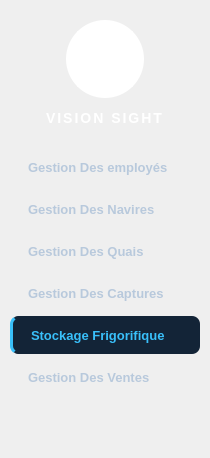
     <widget class="QFrame" name="sidebarFrame">
      <property name="minimumSize">
       <size>
        <width>210</width>
        <height>0</height>
       </size>
      </property>
      <property name="maximumSize">
       <size>
        <width>210</width>
        <height>16777215</height>
       </size>
      </property>
      <property name="styleSheet">
       <string notr="true">QFrame#sidebarFrame {
    background: #0f1922;
    border: none;
    border-top-right-radius: 0px;
    border-bottom-right-radius: 0px;
}
QFrame#sidebarFrame &gt; QWidget {
    background: transparent;
}</string>
      </property>
      <property name="frameShape">
       <enum>QFrame::Shape::NoFrame</enum>
      </property>
      <layout class="QVBoxLayout" name="sidebarLayout">
       <property name="spacing">
        <number>0</number>
       </property>
       <property name="leftMargin">
        <number>0</number>
       </property>
       <property name="topMargin">
        <number>20</number>
       </property>
       <property name="rightMargin">
        <number>0</number>
       </property>
       <property name="bottomMargin">
        <number>20</number>
       </property>
       <item>
        <widget class="QWidget" name="brandContainer" native="true">
         <property name="styleSheet">
          <string notr="true">QWidget {
    background: transparent;
}</string>
         </property>
         <layout class="QVBoxLayout" name="brandLayout">
          <property name="spacing">
           <number>12</number>
          </property>
          <property name="leftMargin">
           <number>0</number>
          </property>
          <property name="topMargin">
           <number>0</number>
          </property>
          <property name="rightMargin">
           <number>0</number>
          </property>
          <property name="bottomMargin">
           <number>0</number>
          </property>
          <item alignment="Qt::AlignmentFlag::AlignHCenter">
           <widget class="QLabel" name="logoLabel">
            <property name="minimumSize">
             <size>
              <width>78</width>
              <height>78</height>
             </size>
            </property>
            <property name="maximumSize">
             <size>
              <width>78</width>
              <height>78</height>
             </size>
            </property>
            <property name="styleSheet">
             <string notr="true">QLabel#logoLabel {
    background: #ffffff;
    color: #0f1922;
    border: 2px solid #ffffff;
    border-radius: 39px;
    padding: 0px;
}</string>
            </property>
            <property name="text">
             <string/>
            </property>
            <property name="pixmap">
             <pixmap resource="../resources/resources.qrc">:/vision_sight.png</pixmap>
            </property>
            <property name="scaledContents">
             <bool>true</bool>
            </property>
            <property name="alignment">
             <set>Qt::AlignmentFlag::AlignCenter</set>
            </property>
           </widget>
          </item>
          <item alignment="Qt::AlignmentFlag::AlignHCenter">
           <widget class="QLabel" name="brandLabel">
            <property name="styleSheet">
             <string notr="true">QLabel#brandLabel {
    color: #ffffff;
    font-size: 14px;
    font-weight: 800;
    letter-spacing: 2px;
    background: transparent;
}</string>
            </property>
            <property name="text">
             <string>VISION SIGHT</string>
            </property>
            <property name="alignment">
             <set>Qt::AlignmentFlag::AlignCenter</set>
            </property>
           </widget>
          </item>
         </layout>
        </widget>
       </item>
       <item>
        <spacer name="verticalSpacer_sidebar_top">
         <property name="orientation">
          <enum>Qt::Orientation::Vertical</enum>
         </property>
         <property name="sizeType">
          <enum>QSizePolicy::Policy::Fixed</enum>
         </property>
         <property name="sizeHint" stdset="0">
          <size>
           <width>20</width>
           <height>20</height>
          </size>
         </property>
        </spacer>
       </item>
       <item>
        <widget class="QPushButton" name="btnGestionEmployes">
         <property name="minimumSize">
          <size>
           <width>0</width>
           <height>42</height>
          </size>
         </property>
         <property name="cursor">
          <cursorShape>PointingHandCursor</cursorShape>
         </property>
         <property name="styleSheet">
          <string notr="true">QPushButton {
    text-align: left;
    padding-left: 18px;
    color: #b8c9dc;
    background: transparent;
    border: none;
    border-radius: 8px;
    font-size: 13px;
    font-weight: 500;
    margin: 2px 10px;
}
QPushButton:hover {
    background: #132437;
    color: #39c0fa;
    border: none;
    font-weight: 600;
}
QPushButton:pressed {
    background: #1a2f45;
}</string>
         </property>
         <property name="text">
          <string>Gestion Des employés</string>
         </property>
         <property name="flat">
          <bool>true</bool>
         </property>
        </widget>
       </item>
       <item>
        <widget class="QPushButton" name="btnGestionNavires">
         <property name="minimumSize">
          <size>
           <width>0</width>
           <height>42</height>
          </size>
         </property>
         <property name="cursor">
          <cursorShape>PointingHandCursor</cursorShape>
         </property>
         <property name="styleSheet">
          <string notr="true">QPushButton {
    text-align: left;
    padding-left: 18px;
    color: #b8c9dc;
    background: transparent;
    border: none;
    border-radius: 8px;
    font-size: 13px;
    font-weight: 500;
    margin: 2px 10px;
}
QPushButton:hover {
    background: #132437;
    color: #39c0fa;
    border: none;
    font-weight: 600;
}
QPushButton:pressed {
    background: #1a2f45;
}</string>
         </property>
         <property name="text">
          <string>Gestion Des Navires</string>
         </property>
         <property name="flat">
          <bool>true</bool>
         </property>
        </widget>
       </item>
       <item>
        <widget class="QPushButton" name="btnGestionQuais">
         <property name="minimumSize">
          <size>
           <width>0</width>
           <height>42</height>
          </size>
         </property>
         <property name="cursor">
          <cursorShape>PointingHandCursor</cursorShape>
         </property>
         <property name="styleSheet">
          <string notr="true">QPushButton {
    text-align: left;
    padding-left: 18px;
    color: #b8c9dc;
    background: transparent;
    border: none;
    border-radius: 8px;
    font-size: 13px;
    font-weight: 500;
    margin: 2px 10px;
}
QPushButton:hover {
    background: #132437;
    color: #39c0fa;
    border: none;
    font-weight: 600;
}
QPushButton:pressed {
    background: #1a2f45;
}</string>
         </property>
         <property name="text">
          <string>Gestion Des Quais</string>
         </property>
         <property name="flat">
          <bool>true</bool>
         </property>
        </widget>
       </item>
       <item>
        <widget class="QPushButton" name="btnGestionCaptures">
         <property name="minimumSize">
          <size>
           <width>0</width>
           <height>42</height>
          </size>
         </property>
         <property name="cursor">
          <cursorShape>PointingHandCursor</cursorShape>
         </property>
         <property name="styleSheet">
          <string notr="true">QPushButton {
    text-align: left;
    padding-left: 18px;
    color: #b8c9dc;
    background: transparent;
    border: none;
    border-radius: 8px;
    font-size: 13px;
    font-weight: 500;
    margin: 2px 10px;
}
QPushButton:hover {
    background: #132437;
    color: #39c0fa;
    border: none;
    font-weight: 600;
}
QPushButton:pressed {
    background: #1a2f45;
}</string>
         </property>
         <property name="text">
          <string>Gestion Des Captures</string>
         </property>
         <property name="flat">
          <bool>true</bool>
         </property>
        </widget>
       </item>
       <item>
        <widget class="QPushButton" name="btnStockageFrigo">
         <property name="minimumSize">
          <size>
           <width>0</width>
           <height>42</height>
          </size>
         </property>
         <property name="cursor">
          <cursorShape>PointingHandCursor</cursorShape>
         </property>
         <property name="styleSheet">
          <string notr="true">QPushButton {
    text-align: left;
    padding-left: 18px;
    color: #39c0fa;
    background: #132437;
    border: none;
    border-radius: 8px;
    font-size: 13px;
    font-weight: 600;
    margin: 2px 10px;
    border-left: 3px solid #39c0fa;
}
QPushButton:hover {
    background: #1a3a4f;
    color: #39c0fa;
    border-left: 3px solid #39c0fa;
}
QPushButton:pressed {
    background: #0d2436;
}</string>
         </property>
         <property name="text">
          <string>Stockage Frigorifique</string>
         </property>
         <property name="flat">
          <bool>true</bool>
         </property>
        </widget>
       </item>
       <item>
        <widget class="QPushButton" name="btnGestionVentes">
         <property name="minimumSize">
          <size>
           <width>0</width>
           <height>42</height>
          </size>
         </property>
         <property name="cursor">
          <cursorShape>PointingHandCursor</cursorShape>
         </property>
         <property name="styleSheet">
          <string notr="true">QPushButton {
    text-align: left;
    padding-left: 18px;
    color: #b8c9dc;
    background: transparent;
    border: none;
    border-radius: 8px;
    font-size: 13px;
    font-weight: 500;
    margin: 2px 10px;
}
QPushButton:hover {
    background: #132437;
    color: #39c0fa;
    border: none;
    font-weight: 600;
}
QPushButton:pressed {
    background: #1a2f45;
}</string>
         </property>
         <property name="text">
          <string>Gestion Des Ventes</string>
         </property>
         <property name="flat">
          <bool>true</bool>
         </property>
        </widget>
       </item>
       <item>
        <spacer name="verticalSpacer_sidebar_bottom">
         <property name="orientation">
          <enum>Qt::Orientation::Vertical</enum>
         </property>
         <property name="sizeHint" stdset="0">
          <size>
           <width>20</width>
           <height>40</height>
          </size>
         </property>
        </spacer>
       </item>
      </layout>
     </widget>
